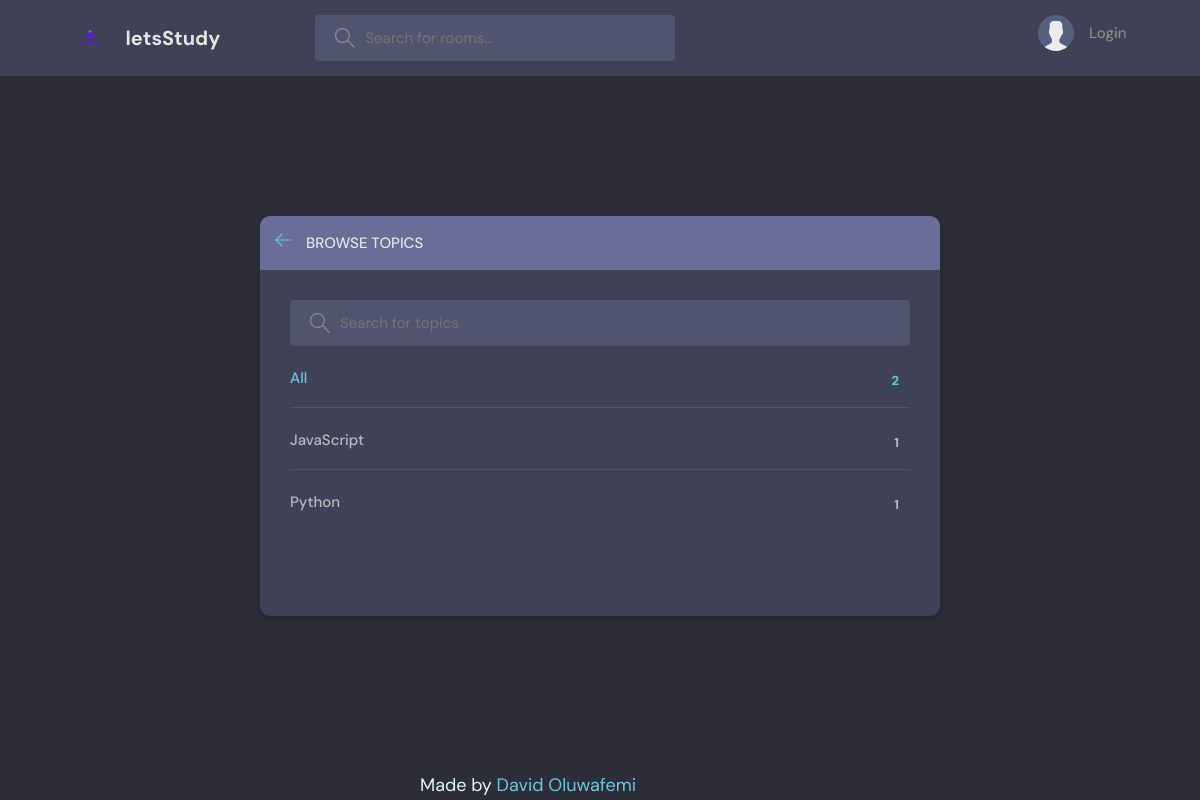
/topics, run on an earlier commit of the app's database.
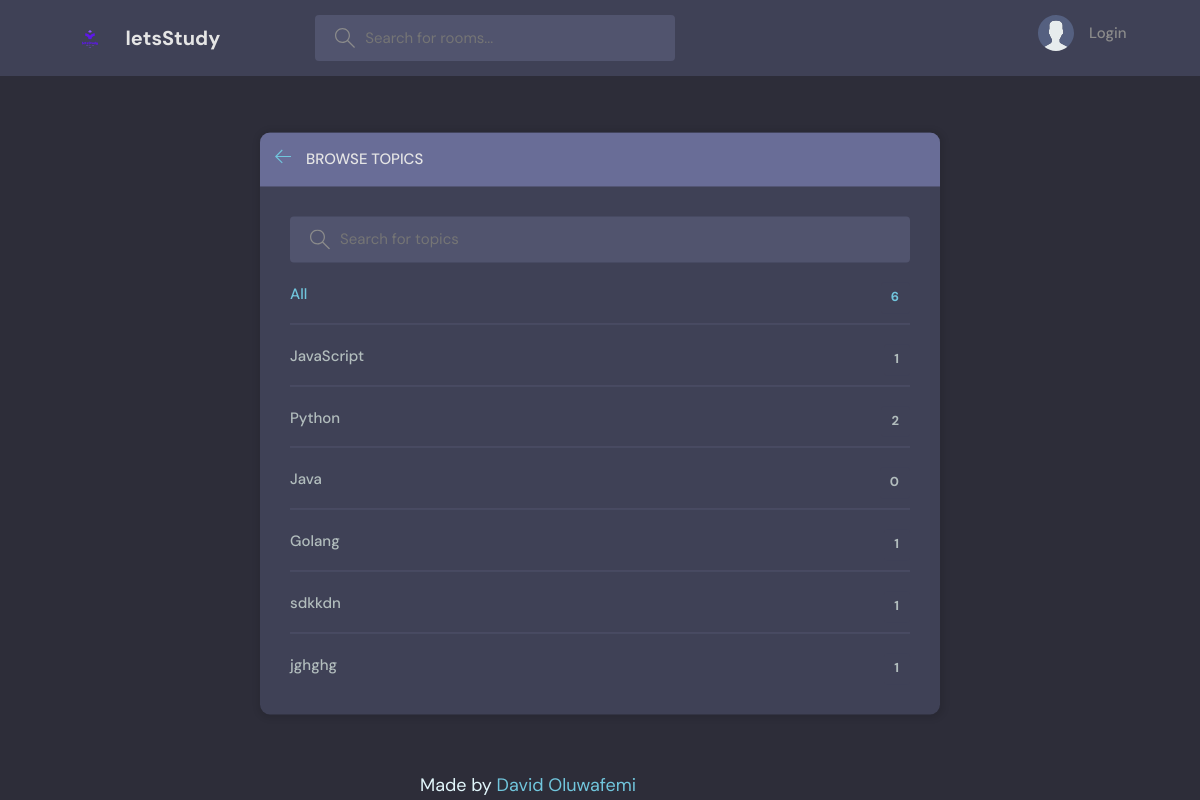
And on a later commit of the database.
### main/models.py (models this page shows, shortened)
class Topic(models.Model):
    name = models.CharField(max_length=200)

### main/views.py (the view)
# urls.py: path("topics", views.topics_page, name="topics"),
def topics_page(request):
    q = request.GET.get("q")
    q = q if q else ""
    topics = Topic.objects.filter(name__icontains=q)
    context = {"topics": topics}
    return render(request, "main/topics.html", context)

### main/templates/main/topics.html (shortened to what this page needs)
{% extends 'base.html' %} {% block content %}
<main class="create-room layout">
  <div class="container">
    <div class="layout__box">
      <div class="layout__boxHeader">
        <div class="layout__boxTitle">
          <a href="{{ request.META.HTTP_REFERER }}">
            <svg
              version="1.1"
              xmlns="http://www.w3.org/2000/svg"
              width="32"
              height="32"
              viewBox="0 0 32 32"
            >
              <title>arrow-left</title>
              <path
                d="M13.723 2.286l-13.723 13.714 13.719 13.714 1.616-1.611-10.96-10.96h27.625v-2.286h-27.625l10.965-10.965-1.616-1.607z"
              ></path>
            </svg>
          </a>
          <h3>Browse Topics</h3>
        </div>
      </div>
      <div class="topics-page layout__body">
        <form class="header__search" action="" method="get">
          <label>
            <input placeholder="Search for topics" name="q" />
          </label>
        </form>
        <ul class="topics__list">
          <li>
            <a href="/" class="active">All <span>{{topics.count}}</span></a>
          </li>
          {% for topic in topics %}
          <li>
            <a href="{% url 'home' %}?q={{topic.name}}"
              >{{topic.name}} <span>{{topic.room_set.count}}</span></a
            >
          </li>
          {% endfor %}
        </ul>
      </div>
    </div>
  </div>
</main>
{% endblock %}

What changed in the data, as far as the page shows it:
computed for Topic "Python": room_set.count "1" → "2"
added Topic: name "Java", room_set.count "0"
added Topic: name "Golang", room_set.count "1"
added Topic: name "sdkkdn", room_set.count "1"
added Topic: name "jghghg", room_set.count "1"
Also different on the page:
{{ topics.count }}: "2" → "6"
